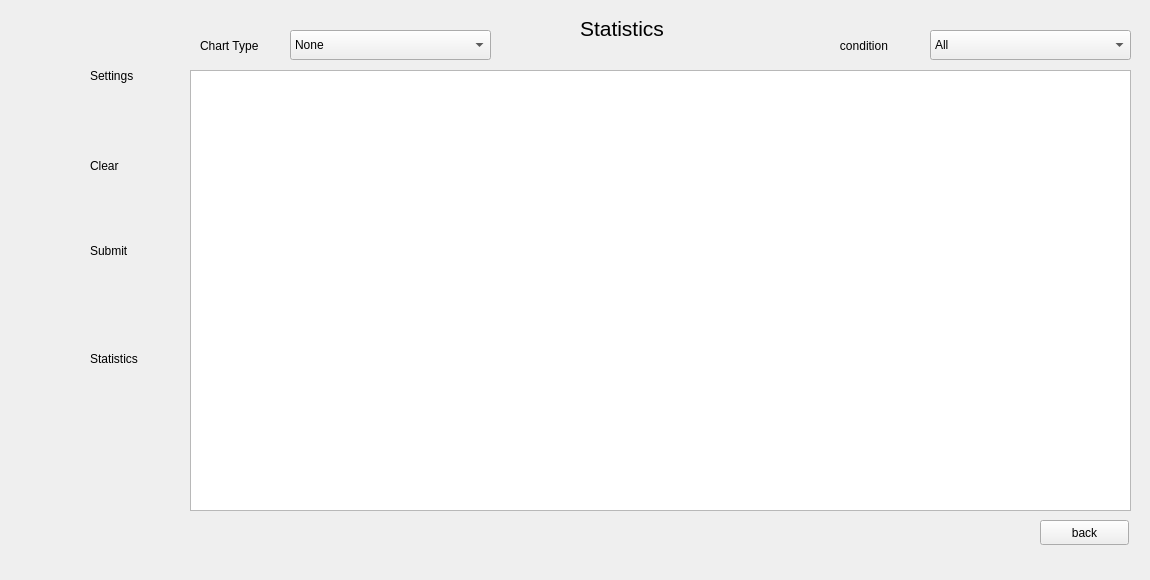
    <widget class="QWidget" name="page_8">
     <widget class="QFrame" name="frame_16">
      <property name="geometry">
       <rect>
        <x>0</x>
        <y>0</y>
        <width>181</width>
        <height>551</height>
       </rect>
      </property>
      <property name="frameShape">
       <enum>QFrame::NoFrame</enum>
      </property>
      <property name="frameShadow">
       <enum>QFrame::Raised</enum>
      </property>
      <widget class="QPushButton" name="pushButton_5">
       <property name="geometry">
        <rect>
         <x>0</x>
         <y>40</y>
         <width>81</width>
         <height>61</height>
        </rect>
       </property>
       <property name="text">
        <string/>
       </property>
       <property name="icon">
        <iconset>
         <normaloff>../../../Desktop/newdesign/icons/archive (2)/settings.svg</normaloff>../../../Desktop/newdesign/icons/archive (2)/settings.svg</iconset>
       </property>
       <property name="iconSize">
        <size>
         <width>50</width>
         <height>50</height>
        </size>
       </property>
       <property name="flat">
        <bool>true</bool>
       </property>
      </widget>
      <widget class="QPushButton" name="pushButton_36">
       <property name="geometry">
        <rect>
         <x>10</x>
         <y>230</y>
         <width>71</width>
         <height>61</height>
        </rect>
       </property>
       <property name="text">
        <string/>
       </property>
       <property name="icon">
        <iconset>
         <normaloff>../../../Desktop/newdesign/icons/archive (2)/submit.svg</normaloff>../../../Desktop/newdesign/icons/archive (2)/submit.svg</iconset>
       </property>
       <property name="iconSize">
        <size>
         <width>50</width>
         <height>50</height>
        </size>
       </property>
       <property name="flat">
        <bool>true</bool>
       </property>
      </widget>
      <widget class="QLabel" name="label_41">
       <property name="geometry">
        <rect>
         <x>90</x>
         <y>60</y>
         <width>81</width>
         <height>31</height>
        </rect>
       </property>
       <property name="text">
        <string>Settings</string>
       </property>
      </widget>
      <widget class="QLabel" name="label_42">
       <property name="geometry">
        <rect>
         <x>90</x>
         <y>240</y>
         <width>67</width>
         <height>21</height>
        </rect>
       </property>
       <property name="text">
        <string>Submit</string>
       </property>
      </widget>
      <widget class="QLabel" name="label_43">
       <property name="geometry">
        <rect>
         <x>90</x>
         <y>350</y>
         <width>67</width>
         <height>17</height>
        </rect>
       </property>
       <property name="text">
        <string>Statistics</string>
       </property>
      </widget>
      <widget class="QPushButton" name="pushButton_37">
       <property name="geometry">
        <rect>
         <x>10</x>
         <y>320</y>
         <width>71</width>
         <height>71</height>
        </rect>
       </property>
       <property name="text">
        <string/>
       </property>
       <property name="icon">
        <iconset>
         <normaloff>../../../Desktop/newdesign/icons/archive (2)/analytics.svg</normaloff>../../../Desktop/newdesign/icons/archive (2)/analytics.svg</iconset>
       </property>
       <property name="iconSize">
        <size>
         <width>50</width>
         <height>50</height>
        </size>
       </property>
       <property name="flat">
        <bool>true</bool>
       </property>
      </widget>
      <widget class="QLabel" name="label_53">
       <property name="geometry">
        <rect>
         <x>90</x>
         <y>150</y>
         <width>101</width>
         <height>31</height>
        </rect>
       </property>
       <property name="text">
        <string>Clear</string>
       </property>
      </widget>
      <widget class="QPushButton" name="pushButton_44">
       <property name="geometry">
        <rect>
         <x>10</x>
         <y>120</y>
         <width>61</width>
         <height>81</height>
        </rect>
       </property>
       <property name="font">
        <font>
         <kerning>true</kerning>
        </font>
       </property>
       <property name="text">
        <string/>
       </property>
       <property name="icon">
        <iconset>
         <normaloff>../../../Desktop/newdesign/icons/archive (2)/erase.svg</normaloff>../../../Desktop/newdesign/icons/archive (2)/erase.svg</iconset>
       </property>
       <property name="iconSize">
        <size>
         <width>60</width>
         <height>90</height>
        </size>
       </property>
       <property name="checkable">
        <bool>false</bool>
       </property>
       <property name="flat">
        <bool>true</bool>
       </property>
      </widget>
     </widget>
     <widget class="QFrame" name="frame_17">
      <property name="geometry">
       <rect>
        <x>180</x>
        <y>0</y>
        <width>961</width>
        <height>571</height>
       </rect>
      </property>
      <property name="frameShape">
       <enum>QFrame::NoFrame</enum>
      </property>
      <property name="frameShadow">
       <enum>QFrame::Raised</enum>
      </property>
      <widget class="QPushButton" name="back_5">
       <property name="geometry">
        <rect>
         <x>860</x>
         <y>520</y>
         <width>89</width>
         <height>25</height>
        </rect>
       </property>
       <property name="text">
        <string>back</string>
       </property>
      </widget>
      <widget class="QComboBox" name="comboBox_4">
       <property name="geometry">
        <rect>
         <x>110</x>
         <y>30</y>
         <width>201</width>
         <height>30</height>
        </rect>
       </property>
       <property name="sizePolicy">
        <sizepolicy hsizetype="Preferred" vsizetype="Fixed">
         <horstretch>0</horstretch>
         <verstretch>0</verstretch>
        </sizepolicy>
       </property>
       <property name="frame">
        <bool>true</bool>
       </property>
       <item>
        <property name="text">
         <string>None</string>
        </property>
       </item>
       <item>
        <property name="text">
         <string>Bar Chart</string>
        </property>
       </item>
       <item>
        <property name="text">
         <string>Line Chart</string>
        </property>
       </item>
       <item>
        <property name="text">
         <string>Pie Chart</string>
        </property>
       </item>
       <item>
        <property name="text">
         <string>Area Chart</string>
        </property>
       </item>
       <item>
        <property name="text">
         <string>Scatter Chart</string>
        </property>
       </item>
      </widget>
      <widget class="QLabel" name="label_44">
       <property name="geometry">
        <rect>
         <x>650</x>
         <y>30</y>
         <width>91</width>
         <height>31</height>
        </rect>
       </property>
       <property name="text">
        <string>   condition</string>
       </property>
      </widget>
      <widget class="QLabel" name="label_45">
       <property name="geometry">
        <rect>
         <x>20</x>
         <y>30</y>
         <width>81</width>
         <height>31</height>
        </rect>
       </property>
       <property name="text">
        <string>Chart Type </string>
       </property>
      </widget>
      <widget class="QComboBox" name="comboBox_5">
       <property name="geometry">
        <rect>
         <x>750</x>
         <y>30</y>
         <width>201</width>
         <height>30</height>
        </rect>
       </property>
       <property name="sizePolicy">
        <sizepolicy hsizetype="Preferred" vsizetype="Fixed">
         <horstretch>0</horstretch>
         <verstretch>0</verstretch>
        </sizepolicy>
       </property>
       <property name="frame">
        <bool>true</bool>
       </property>
       <item>
        <property name="text">
         <string>All</string>
        </property>
       </item>
       <item>
        <property name="text">
         <string>Temperature</string>
        </property>
       </item>
       <item>
        <property name="text">
         <string>Wind</string>
        </property>
       </item>
       <item>
        <property name="text">
         <string>Humidity</string>
        </property>
       </item>
       <item>
        <property name="text">
         <string>Altitude</string>
        </property>
       </item>
      </widget>
      <widget class="QLabel" name="label_51">
       <property name="geometry">
        <rect>
         <x>400</x>
         <y>20</y>
         <width>101</width>
         <height>17</height>
        </rect>
       </property>
       <property name="font">
        <font>
         <pointsize>16</pointsize>
        </font>
       </property>
       <property name="text">
        <string>Statistics</string>
       </property>
      </widget>
      <widget class="QTextBrowser" name="textBrowser_6">
       <property name="geometry">
        <rect>
         <x>10</x>
         <y>70</y>
         <width>941</width>
         <height>441</height>
        </rect>
       </property>
      </widget>
     </widget>
    </widget>
